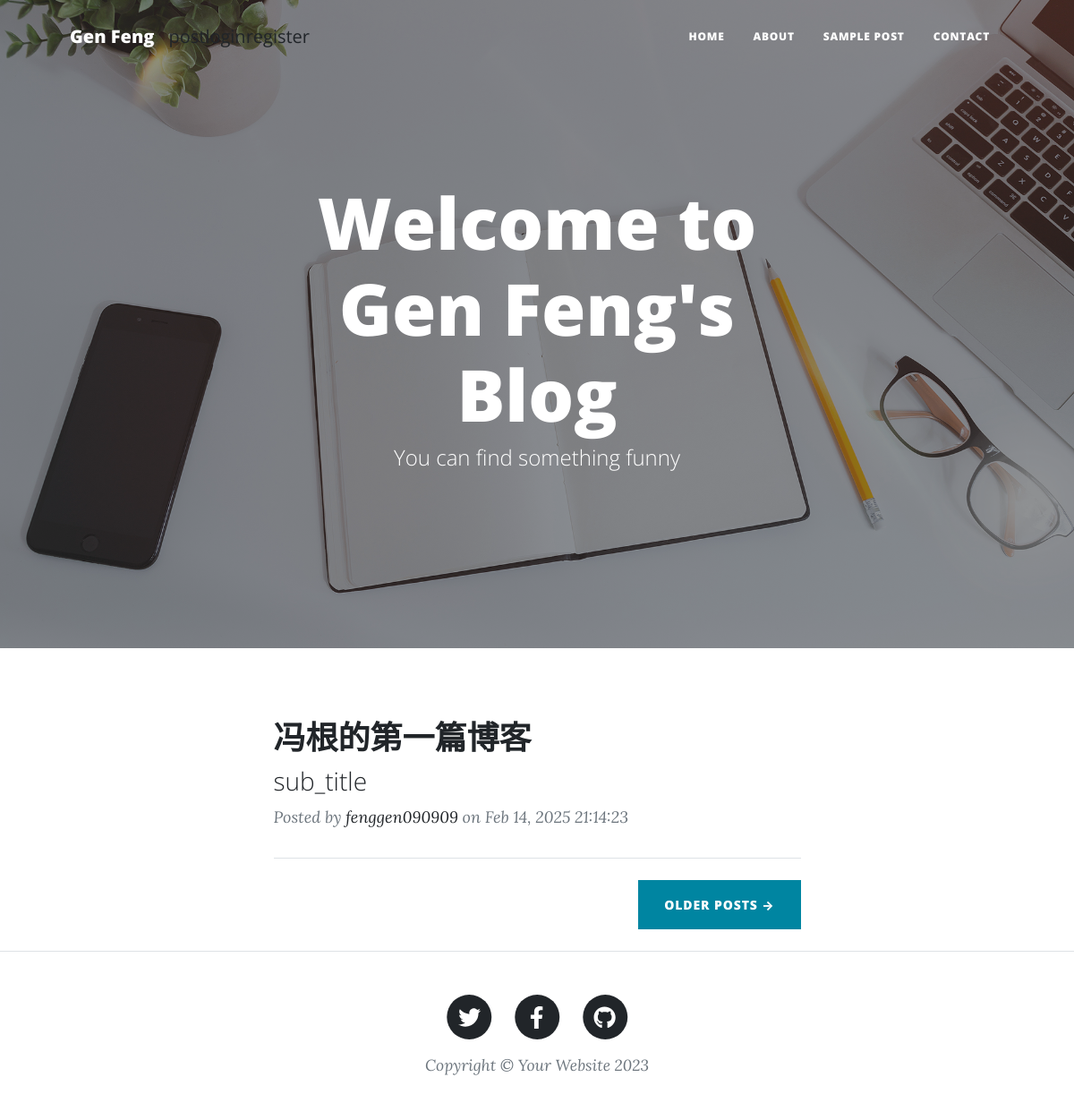
Before: / with the older database file.
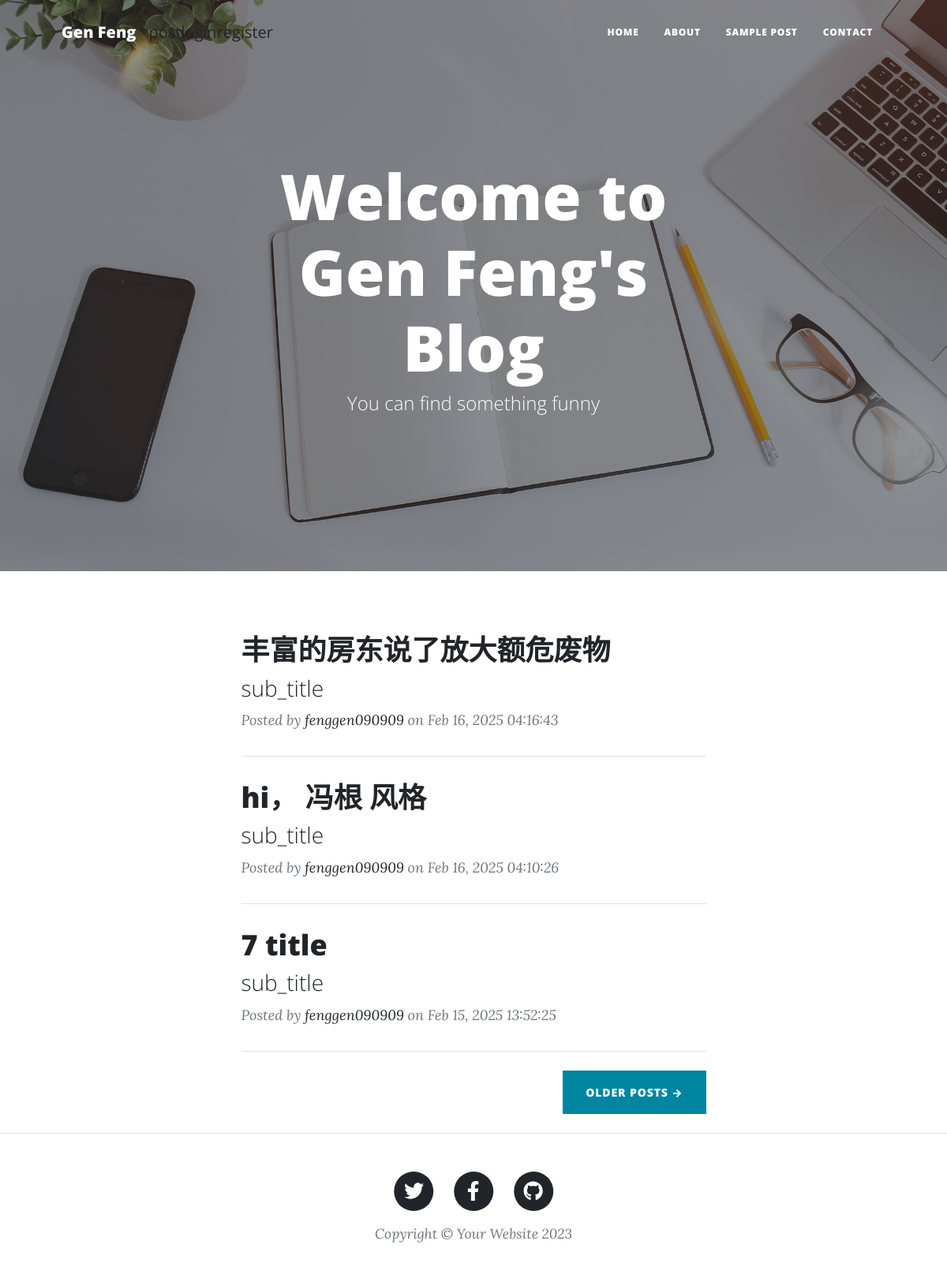
After: the same page with the newer database file.
### app/models.py (models this page shows)
class Post(db.Model):
    id = db.Column(db.Integer, primary_key=True)
    title = db.Column(db.String(100), nullable=False)
    content = db.Column(db.Text, nullable=False)
    date_posted = db.Column(db.DateTime, nullable=False, default=datetime.utcnow)
    user_id = db.Column(db.Integer, db.ForeignKey('user.id'), nullable=False)  # 关联用户
    author = db.relationship('User', backref=db.backref('posts', lazy=True))  # ✅ 反向引用

class User(db.Model, UserMixin):
    id = db.Column(db.Integer, primary_key=True)
    username = db.Column(db.String(150), unique=True, nullable=False)
    password = db.Column(db.String(150), nullable=False)

### app/routes.py (the view)
@main.route('/')
def index():
    posts = Post.query.order_by(Post.date_posted.desc()).limit(3).all()  # ✅ 获取所有文章，按时间倒序
    for post in posts:
        post.date_posted_readable = format_date(post.date_posted)
    return render_template('index.html', posts=posts)

### app/routes.py (called while the page is built)
def format_date(date):
    if date:
        return date.strftime('%b %d, %Y %H:%M:%S')  # 自定义日期格式
    return ''

### templates/index.html (shortened to what this page needs)
<!DOCTYPE html>
<html lang="en">
    <head>
        <link rel="stylesheet" href="{{ url_for('static', filename='css/styles.css') }}">
    </head>
    <body>
        <nav class="navbar navbar-expand-lg navbar-light" id="mainNav">
            <div class="container px-4 px-lg-5">
                <a class="navbar-brand" href="index.html">Gen Feng</a>
                <a href="{{ url_for('main.post_total') }}">post</a>
                <a href="{{ url_for('main.login') }}">login</a>
                <a href="{{ url_for('main.register') }}">register</a>
                <div class="collapse navbar-collapse" id="navbarResponsive">
                    <ul class="navbar-nav ms-auto py-4 py-lg-0">
                        <li class="nav-item"><a class="nav-link px-lg-3 py-3 py-lg-4" href="index.html">Home</a></li>
                        <li class="nav-item"><a class="nav-link px-lg-3 py-3 py-lg-4" href="about.html">About</a></li>
                        <li class="nav-item"><a class="nav-link px-lg-3 py-3 py-lg-4" href="post.html">Sample Post</a></li>
                        <li class="nav-item"><a class="nav-link px-lg-3 py-3 py-lg-4" href="contact.html">Contact</a></li>
                    </ul>
                </div>
            </div>
        </nav>
        <header class="masthead" style="background-image: url('{{ url_for('static', filename='assets/img/home-bg.jpg') }}')">
            <div class="container position-relative px-4 px-lg-5">
                <div class="row gx-4 gx-lg-5 justify-content-center">
                    <div class="col-md-10 col-lg-8 col-xl-7">
                        <div class="site-heading">
                            <h1>Welcome to Gen Feng's Blog</h1>
                            <span class="subheading">You can find something funny</span>
                        </div>
                    </div>
                </div>
            </div>
        </header>
        <div class="container px-4 px-lg-5">
            <div class="row gx-4 gx-lg-5 justify-content-center">
                <div class="col-md-10 col-lg-8 col-xl-7">
                    <div id="post-list">
                        {% for post in posts %}
                        <div class="post-preview">
                            <a href="{{ url_for('main.post', post_id=post.id) }}">
                                <h2 class="post-title">{{ post.title }}</h2>
                                <h3 class="post-subtitle">sub_title</h3>
                            </a>
                            <p class="post-meta">
                                Posted by
                                <a href="#!">{{ post.author.username }}</a>
                                on {{ post.date_posted_readable }}
                            </p>
                        </div>
                        <hr class="my-4" />
                        {% endfor %}
                        <div class="d-flex justify-content-end mb-4">
                            <a class="btn btn-primary text-uppercase" href="#" id="load-more">Older Posts →</a>
                        </div>
                    </div>
                </div>
            </div>
        </div>
        <footer class="border-top">
            <div class="container px-4 px-lg-5">
                <div class="row gx-4 gx-lg-5 justify-content-center">
                    <div class="col-md-10 col-lg-8 col-xl-7">
                        <ul class="list-inline text-center">
                            <li class="list-inline-item">
                                <a href="#!">
                                    <span class="fa-stack fa-lg">
                                        <i class="fas fa-circle fa-stack-2x"></i>
                                        <i class="fab fa-twitter fa-stack-1x fa-inverse"></i>
                                    </span>
                                </a>
                            </li>
                            <li class="list-inline-item">
                                <a href="#!">
                                    <span class="fa-stack fa-lg">
                                        <i class="fas fa-circle fa-stack-2x"></i>
                                        <i class="fab fa-facebook-f fa-stack-1x fa-inverse"></i>
                                    </span>
                                </a>
                            </li>
                            <li class="list-inline-item">
                                <a href="#!">
                                    <span class="fa-stack fa-lg">
                                        <i class="fas fa-circle fa-stack-2x"></i>
                                        <i class="fab fa-github fa-stack-1x fa-inverse"></i>
                                    </span>
                                </a>
                            </li>
                        </ul>
                        <div class="small text-center text-muted fst-italic">Copyright &copy; Your Website 2023</div>
                    </div>
                </div>
            </div>
        </footer>
    </body>
</html>

Changed rows visible on the page:
no longer on this page (row unchanged): Post: title "冯根的第一篇博客", author.username "fenggen090909", date_posted_readable "Feb 14, 2025 21:14:23"
added Post: title "丰富的房东说了放大额危废物", author.username "fenggen090909", date_posted_readable "Feb 16, 2025 04:16:43"
added Post: title "hi， 冯根 风格", author.username "fenggen090909", date_posted_readable "Feb 16, 2025 04:10:26"
added Post: title "7 title", author.username "fenggen090909", date_posted_readable "Feb 15, 2025 13:52:25"
